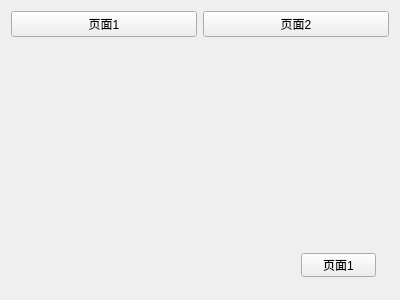
<?xml version="1.0" encoding="UTF-8"?>
<ui version="4.0">
 <class>Form</class>
 <widget class="QWidget" name="Form">
  <property name="geometry">
   <rect>
    <x>0</x>
    <y>0</y>
    <width>400</width>
    <height>300</height>
   </rect>
  </property>
  <property name="windowTitle">
   <string>Form</string>
  </property>
  <layout class="QGridLayout" name="gridLayout">
   <item row="0" column="0">
    <layout class="QHBoxLayout" name="horizontalLayout">
     <item>
      <widget class="QPushButton" name="pushButton">
       <property name="text">
        <string>页面1</string>
       </property>
      </widget>
     </item>
     <item>
      <widget class="QPushButton" name="pushButton_2">
       <property name="text">
        <string>页面2</string>
       </property>
      </widget>
     </item>
    </layout>
   </item>
   <item row="1" column="0">
    <widget class="QStackedWidget" name="stackedWidget">
     <property name="currentIndex">
      <number>0</number>
     </property>
     <widget class="QWidget" name="page">
      <widget class="QPushButton" name="pushButton_3">
       <property name="geometry">
        <rect>
         <x>290</x>
         <y>210</y>
         <width>75</width>
         <height>24</height>
        </rect>
       </property>
       <property name="text">
        <string>页面1</string>
       </property>
      </widget>
     </widget>
     <widget class="QWidget" name="page_2">
      <widget class="QPushButton" name="pushButton_4">
       <property name="geometry">
        <rect>
         <x>10</x>
         <y>210</y>
         <width>75</width>
         <height>24</height>
        </rect>
       </property>
       <property name="text">
        <string>页面2</string>
       </property>
      </widget>
     </widget>
    </widget>
   </item>
  </layout>
 </widget>
 <resources/>
 <connections/>
</ui>
